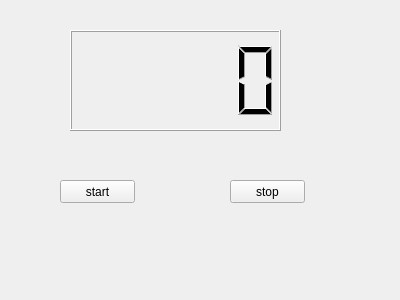
<?xml version="1.0" encoding="UTF-8"?>
<ui version="4.0">
 <class>myWidget</class>
 <widget class="QWidget" name="myWidget">
  <property name="geometry">
   <rect>
    <x>0</x>
    <y>0</y>
    <width>400</width>
    <height>300</height>
   </rect>
  </property>
  <property name="windowTitle">
   <string>myWidget</string>
  </property>
  <widget class="QLCDNumber" name="lcdNumber">
   <property name="geometry">
    <rect>
     <x>70</x>
     <y>30</y>
     <width>211</width>
     <height>101</height>
    </rect>
   </property>
  </widget>
  <widget class="QPushButton" name="pushButtonStart">
   <property name="geometry">
    <rect>
     <x>60</x>
     <y>180</y>
     <width>75</width>
     <height>23</height>
    </rect>
   </property>
   <property name="text">
    <string>start</string>
   </property>
  </widget>
  <widget class="QPushButton" name="pushButton_2">
   <property name="geometry">
    <rect>
     <x>230</x>
     <y>180</y>
     <width>75</width>
     <height>23</height>
    </rect>
   </property>
   <property name="text">
    <string>stop</string>
   </property>
  </widget>
 </widget>
 <layoutdefault spacing="6" margin="11"/>
 <resources/>
 <connections/>
</ui>
